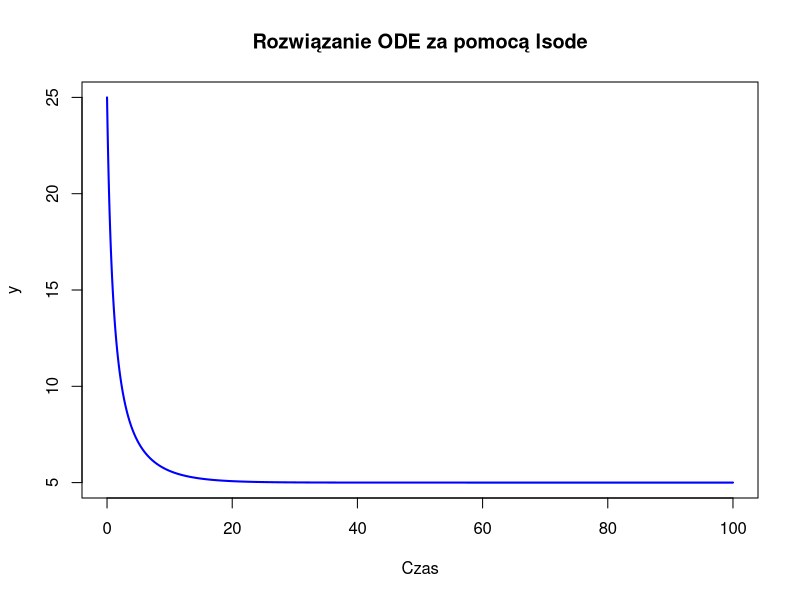

This chart was generated by the following R code:
library(deSolve)
rm(list=ls())

# Definiujemy układ równań różniczkowych
model <- function(t, y, par) {
  with(as.list(c(y, par)), {  # Dodajemy par do zmiennych w obrębie funkcji
    dydt <- y * r * ((K - y) / K)  # Równanie ODE
    list(dydt)
  })
}

# Warunki początkowe
y0 <- c(y = 25)

# Zakres czasu
time <- seq(0, 100, by = 0.01)

# Parametry
par <- c(r = 0.2, K = 5)

# Rozwiązanie za pomocą lsode
solution <- lsode(y = y0, times = time, func = model, parms = par)

# Wizualizacja wyników
plot(solution[, "time"], solution[, "y"], type = "l", col = "blue", lwd = 2,
     xlab = "Czas", ylab = "y", main = "Rozwiązanie ODE za pomocą lsode")
